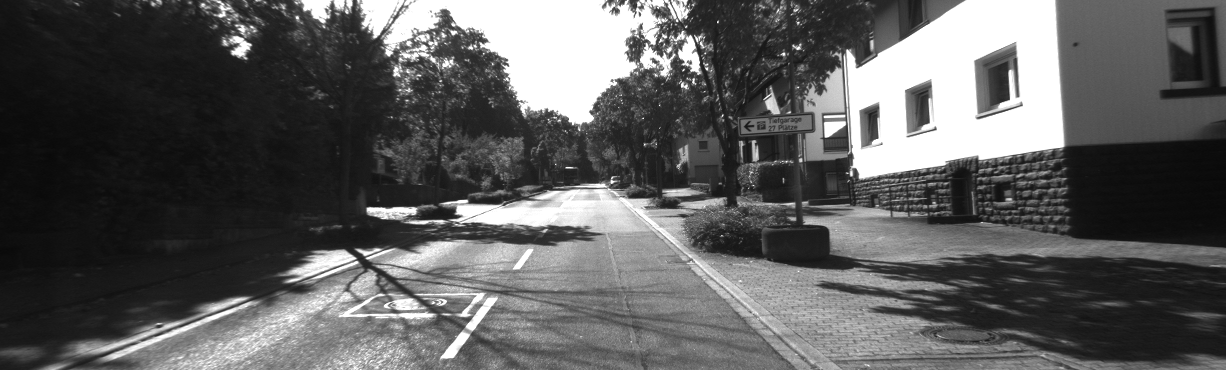
#> input picture PROJECT/data/left/000000.png, 1226 x 370 px, found by its file name; its folder holds only this picture in this run
$ python main.py
#> lines starting #> are read from the running program, lines starting #| are printed output that depends on the picture; after the words box and inside, x2 and y2 are one past the last pixel; in counts of white or black regions, pixels touching at a corner belong together
#> further down, left is the input picture: shape (370, 1226, 3); min 8, max 255, mean 91.9
### PROJECT/src/stereo.py
import cv2
import numpy as np

def compute_disparity(left_img, right_img):
    """
    Compute disparity map using StereoSGBM
    """

    # Convert to grayscale
    gray_left = cv2.cvtColor(left_img, cv2.COLOR_BGR2GRAY)
    gray_right = cv2.cvtColor(right_img, cv2.COLOR_BGR2GRAY)

    # StereoSGBM parameters (tuned)
    min_disp = 0
    num_disp = 16 * 8  # must be divisible by 16
    block_size = 7

    stereo = cv2.StereoSGBM_create(
        minDisparity=min_disp,
        numDisparities=num_disp,
        blockSize=block_size,

        P1=8 * 3 * block_size**2,
        P2=32 * 3 * block_size**2,

        disp12MaxDiff=1,
        uniquenessRatio=15,
        speckleWindowSize=150,
        speckleRange=32
    )

    # Compute disparity
    disparity = stereo.compute(gray_left, gray_right).astype(np.float32) / 16.0
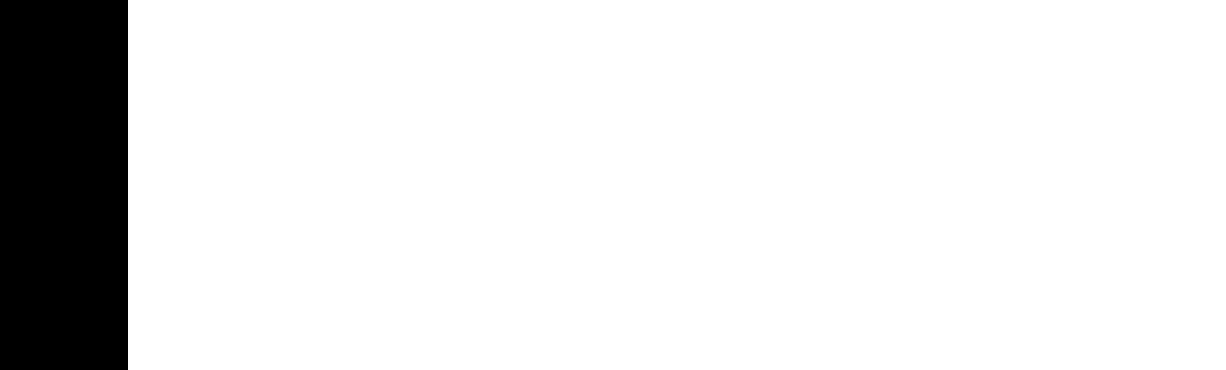
#> disparity: shape (370, 1226) float32; values -1 (black) and 0 (white), 89.6% white; 1 black region, box (x1, y1, x2, y2) and area: (0, 0, 128, 370) 47360

    # Noise reduction
    disparity = cv2.medianBlur(disparity, 5)

    return disparity

### PROJECT/src/depth.py
import numpy as np

# KITTI camera parameters
FOCAL_LENGTH = 721.5
BASELINE = 0.54

def compute_depth(disparity):
    """
    Convert disparity map to depth map
    """

    # Avoid division by zero
    disparity = np.where(disparity <= 0, 0.1, disparity)
#> disparity: shape (370, 1226) float32; every value is 0.1

    # Depth formula
    depth = (FOCAL_LENGTH * BASELINE) / disparity
#> depth: shape (370, 1226) float32; every value is 3896.1

    return depth

### PROJECT/src/main.py
import cv2
import numpy as np
import os

from stereo import compute_disparity
from depth import compute_depth


# Paths
LEFT_FOLDER = "D:/ipcv_project/data/left"
RIGHT_FOLDER = "D:/ipcv_project/data/right"

OUTPUT_DISP = "D:/ipcv_project/output/disparity"
OUTPUT_DEPTH = "D:/ipcv_project/output/depth"

# Create output folders if not exist
os.makedirs(OUTPUT_DISP, exist_ok=True)
os.makedirs(OUTPUT_DEPTH, exist_ok=True)

# Get image list
image_files = sorted(os.listdir(LEFT_FOLDER))

for file in image_files:
    left_path = os.path.join(LEFT_FOLDER, file)
    right_path = os.path.join(RIGHT_FOLDER, file)

    left = cv2.imread(left_path)
    right = cv2.imread(right_path)

    if left is None or right is None:
        print(f"Skipping {file} (not found)")
        continue

    print(f"Processing {file}...")

    # Step 1: Disparity
    disparity = compute_disparity(left, right)

    # Step 2: Depth
    depth = compute_depth(disparity)

    # Normalize disparity
    disp_display = cv2.normalize(disparity, None, 0, 255, cv2.NORM_MINMAX)
    disp_display = disp_display.astype('uint8')

    # Normalize depth
    depth_display = np.clip(depth, 0, 100)
#> depth_display: shape (370, 1226) float32; every value is 100
    depth_display = cv2.normalize(depth_display, None, 0, 255, cv2.NORM_MINMAX)
#> depth_display: shape (370, 1226) float32; every value is 0
    depth_display = depth_display.astype('uint8')
#> depth_display: shape (370, 1226); every value is 0

    # Apply color maps
    disp_color = cv2.applyColorMap(disp_display, cv2.COLORMAP_JET)
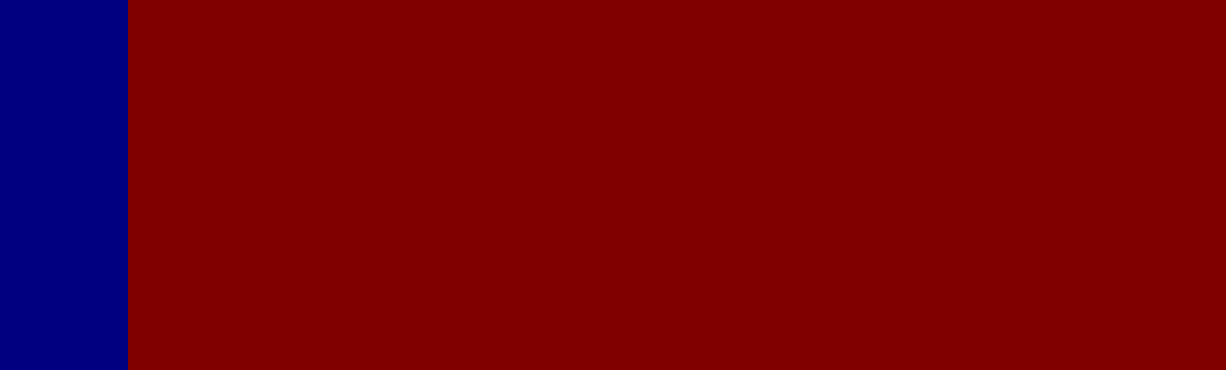
#> disp_color: shape (370, 1226, 3); mean B, G, R 13.4, 0, 114.6
    depth_color = cv2.applyColorMap(depth_display, cv2.COLORMAP_JET)
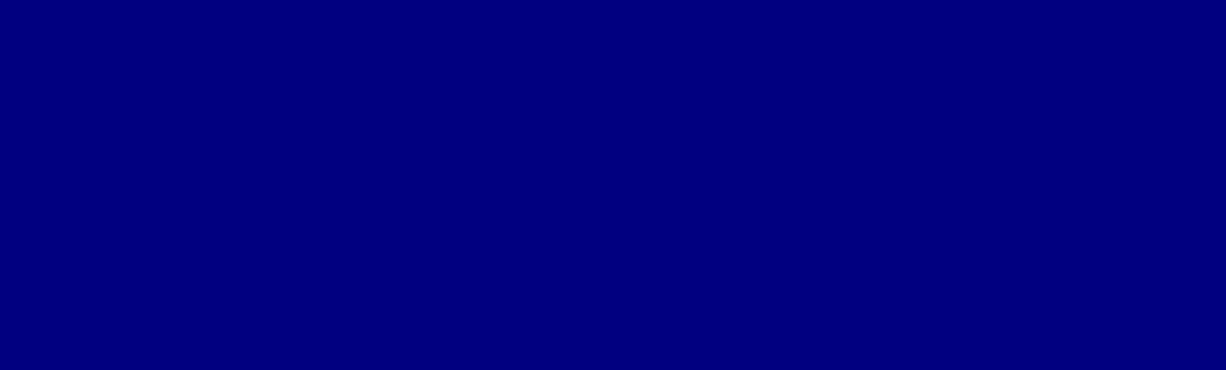
#> depth_color: shape (370, 1226, 3); mean B, G, R 128, 0, 0

    # Save outputs
    cv2.imwrite(os.path.join(OUTPUT_DISP, file), disp_color)
    cv2.imwrite(os.path.join(OUTPUT_DEPTH, file), depth_color)

    # Display (optional)
    cv2.imshow("Left", left)
    cv2.imshow("Disparity", disp_color)
    cv2.imshow("Depth", depth_color)

    if cv2.waitKey(1) & 0xFF == 27:  # press ESC to stop
#> (key Esc is pressed here)
        break

cv2.destroyAllWindows()
print("✅ Processing completed!")
